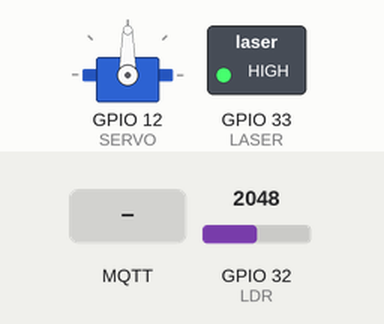
Simulated run of this program. Board: ESP32. Shown: servo, switched loads named in the program (green lamp = pin HIGH). Inputs (shaded band) come from the test bench; at power-on: GPIO 32 (LDR) = 2048. WiFi joins after 1.5 s; servers stay silent unless stated; no MQTT or app messages arrive unless stated; what the program prints to the serial monitor is not drawn.

Above: at 3.4 s.
3.5 s: MQTT message "0" arrives on the first subscribed topic
At 3.75 s:
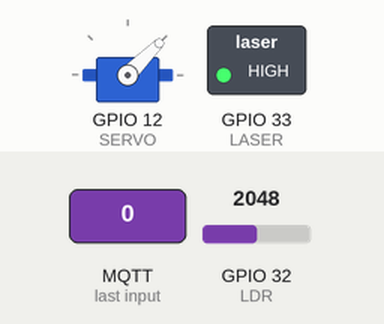
5.5 s: MQTT message "1" arrives on the first subscribed topic
At 6.3 s:
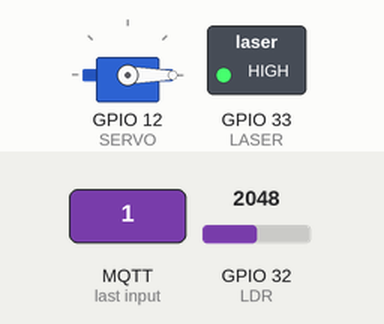
7.5 s: MQTT message "on" arrives on the first subscribed topic
At 9.0 s:
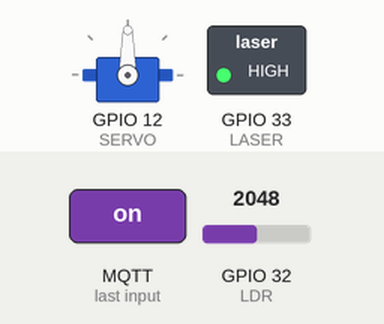
9.5 s: MQTT message "5" arrives on the first subscribed topic
At 10.6 s:
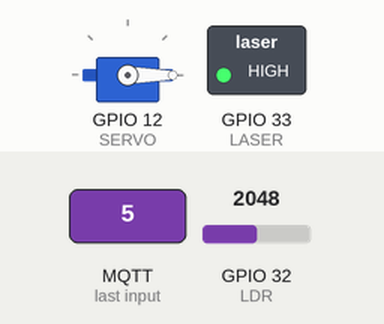
Timing chart, 0 to 12.5 s (numbered marks = the images above; inputs shaded):
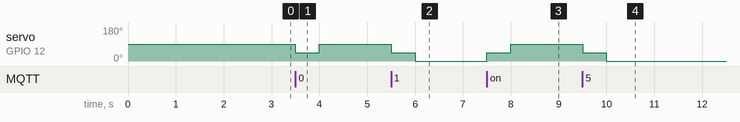

Measured:
- after the input at 3.5 s, servo on GPIO 12 (SERVO): 90° → 45° at once, → 90° 0.50 s later
- after the input at 5.5 s, servo on GPIO 12 (SERVO): 90° → 45° at once, → 0° 0.50 s later
- after the input at 7.5 s, servo on GPIO 12 (SERVO): 0° → 45° at once, → 90° 0.50 s later
- after the input at 9.5 s, servo on GPIO 12 (SERVO): 90° → 45° at once, → 0° 0.50 s later

The program:

main.cpp
```cpp
#include <Arduino.h>
#include <Servo.h>
#include <WiFi.h>
#include <PubSubClient.h>
#include <string>
#include <HTTPClient.h>
#include <ArduinoJson.h>

// config
#define WIFI_SSID    "GalaxyNote10+25bc"
#define WIFI_PASS    "qbil0530"
#define MQTT_BROKER  "mqtt.tawanchai.com"
#define MQTT_PORT    1883
#define MQTT_USER    "champ"  // ไม่ต้องใส่เครื่องหมาย <>
#define MQTT_PASS    "ztwmdmqi"      // ไม่ต้องใส่เครื่องหมาย <>

#define SERVO 12
#define LDR 32
#define LASER 33
#define LIGHT_TH 1400
Servo servo;
WiFiClient client;
// PubSubClient mqtt(client);
PubSubClient mqtt(MQTT_BROKER, 1883, client);
// 0 => อาหารหมด , 1=> อาหารเหลือ
uint32_t last_publish_status;
int feedTime;
const String baseUrl = "https://foodfeeder.tawanchai.com/"; //url for GET

void GET_post(){
  int ans[2];
  DynamicJsonDocument doc(2048);
  const String url = baseUrl + "parameter";
  HTTPClient http;
  http.begin(url);
  int httpResponseCode = http.GET();

  if (httpResponseCode >= 200 && httpResponseCode < 300) {
      Serial.print("HTTP ");
      Serial.println(httpResponseCode);
      String payload = http.getString();
      deserializeJson(doc,payload);

      Serial.println();
      // Serial.println((int)doc["color"]);
      Serial.println((int)doc["feedtime"]);
      // globalColor = (int)doc["color"];
      feedTime = (int)doc["feedtime"];
      Serial.println(feedTime);
  }
  else {
      Serial.print("Error code: ");
      Serial.println(httpResponseCode);
  }
}

//connecting WIFI
void connect_wifi() {
  Serial.println("Connecting WIFI");

  WiFi.begin(WIFI_SSID, WIFI_PASS);

  while (WiFi.status() != WL_CONNECTED) {
    Serial.print(".");
    delay(1000);
  }

  Serial.println("WIFI connected");
}

// mqtt callback
void callback(char *topic, byte *payload, unsigned int length)
{
  Serial.println(topic);
  payload[length] = '\0';
  String topic_str = topic, payload_str = (char *)payload;
  // Serial.println("[" + topic_str + "]: " + payload_str);
  // Serial.println(topic);

  if (strcmp(topic,"b6310500287/status-detect") == 0 ) {
    int detect_status = atoi((char *)payload);
    Serial.println(detect_status);
    if(detect_status){
      servo.write(45);
      delay(500);
      servo.write(0); // rotate Servo 0 degree
      delay(500);
      if (last_publish_status == 0)
      {
        /* code */
        // GET_post();
        Serial.println("Public");
        char bufferFeedTime[20];
        sprintf(bufferFeedTime, "%d", feedTime);
        Serial.printf("%s",bufferFeedTime);
        mqtt.publish("b6310500287/send_feed_time",bufferFeedTime);
      }
    }
    else{
      delay(feedTime*1000);
      servo.write(45);
      delay(500);
      servo.write(90); // rotate Servo back to 90 degree
      delay(500);
    }
  }
  if (strcmp(topic,"b6310500287/feed_time") == 0 ) {
    feedTime = atoi((char *)payload);
  }

}

// mqtt connect

void connect_mqtt() {
  // printf("Connecting to MQTT broker at %s.\n", MQTT_BROKER);
  if (!mqtt.connected()) {
    printf("Failed to connect to MQTT broker.\n");
    while (!mqtt.connected())
    {
      Serial.println("Reconnecting to MQTT Broker..");

      if (mqtt.connect("", MQTT_USER, MQTT_PASS))
      {
        Serial.println("Connected.... Success");
        mqtt.setCallback(callback);
        mqtt.subscribe("b6310500287/status-detect");
        mqtt.subscribe("b6310500287/feed_time");
        printf("MQTT broker connected.\n");
      }
    }
  }
}


void setup() {
  // put your setup code here, to run once:
  Serial.begin(115200);
  Serial.println();
  Serial.print("ESP Board MAC Address:  ");
  Serial.println(WiFi.macAddress());
  connect_wifi();
  mqtt.setServer(MQTT_BROKER, MQTT_PORT);
  pinMode(LASER,OUTPUT);
  digitalWrite(LASER,1);
  servo.attach(SERVO);
  servo.write(90);
  last_publish_status = 0;
  GET_post();

}

void loop() {
  // put your main code here, to run repeatedly:
  connect_mqtt();
  mqtt.loop();
  Serial.println(analogRead(LDR));
  if (analogRead(LDR) <= LIGHT_TH){
    // 1=>มี
    if (analogRead(LDR)<=1350 && last_publish_status == 1){
      // ถ้าอาหารหมด และ สถานะที่เคย publish ครั้งก่อนคือมี
      // publish ใหม่ว่าหมด (0)
      std::string newStatus = std::to_string(0);
      mqtt.publish("b6310500287/tray_food_status",newStatus.c_str());
      last_publish_status = 0;
    }
  }
  else {
      if (analogRead(LDR)>=1550 && last_publish_status == 0){
        std::string newStatus = std::to_string(1);
        mqtt.publish("b6310500287/tray_food_status",newStatus.c_str());
        last_publish_status = 1;
    }
  }
}
```
